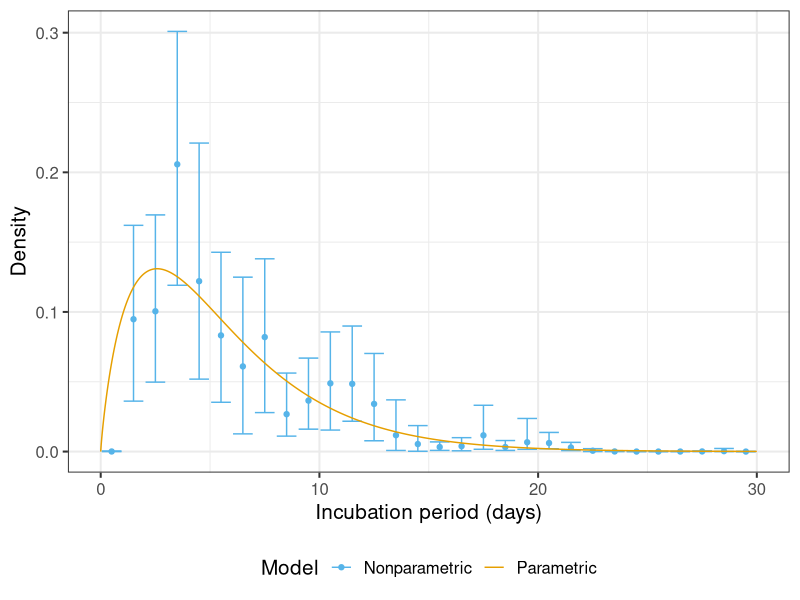
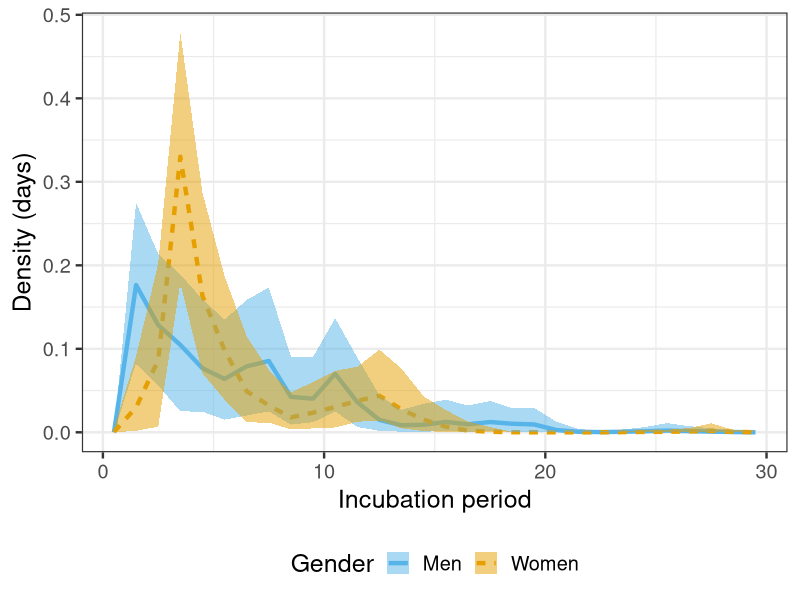
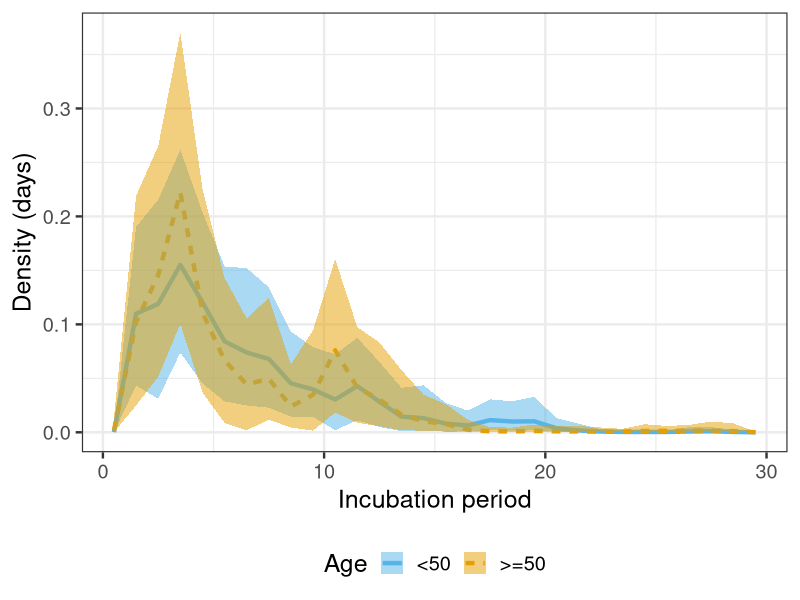

Here is the R script that generated these plots, in order:

library(ggplot2)

df = read.csv("posterior_w.csv",header = F,sep="")
names(df) = c("pos_mean","q025","q975")
df$day = (0:29)+0.5

df$Model <- "Nonparametric"

x = (0:(30*1000))/1000
y = dgamma(x,shape=1.8632188,rate=0.3347591)
df2 = data.frame(x,y)
df2$Model <- "Parametric"

## cbPalette <- c(## "#000000",
##                 "#E69F00", "#56B4E9", "#009E73", "#F0E442", "#0072B2", "#D55E00", "#CC79A7")
p = ggplot(df,aes(x=day,y=pos_mean, color = Model)) + geom_point() + geom_errorbar(aes(ymin=q025,ymax=q975)) + geom_line(data=df2,aes(x=x,y=y)) + scale_color_manual(values = c("#56B4E9", "#E69F00"))
p = p + xlab("Incubation period (days)") + ylab("Density") + theme_bw(base_size = 15) + theme(legend.position = "bottom")

ggsave(filename = "../../../Figures/posterior_of_w.pdf", p)


## Gender
df = read.csv("posterior_w_gender.csv",header = T,sep=",")
df$day = (0:29)+0.5

library(reshape2)
df_long <- melt(df, id.vars = "day")
df_long$Gender <- rep(c("Men", "Women"), each = nrow(df_long) / 2)
df_long$variable <- rep(rep(c("mean", "lower", "upper"), each = nrow(df_long) / 6), 2)
df <- dcast(df_long, Gender + day ~ variable)

library(ggplot2)
p <- ggplot(df, aes(x = day,y = mean, ymin = lower, ymax = upper, fill = Gender, linetype = Gender)) + geom_line(aes(color = Gender), size = 1.5) + geom_ribbon(alpha = 0.5) + scale_color_manual(values = c("#56B4E9", "#E69F00")) + scale_fill_manual(values = c("#56B4E9", "#E69F00")) + theme_bw(base_size = 18) + xlab("Incubation period") + ylab("Density (days)") + theme(legend.position = "bottom")

ggsave(filename = "../../../Figures/posterior_of_w_gender.pdf", p)

## Age
df = read.csv("posterior_w_age.csv",header = T,sep=",")
df$day = (0:29)+0.5

library(reshape2)
df_long <- melt(df, id.vars = "day")
df_long$Age <- rep(c(">=50", "<50"), each = nrow(df_long) / 2)
df_long$variable <- rep(rep(c("mean", "lower", "upper"), each = nrow(df_long) / 6), 2)
df <- dcast(df_long, Age + day ~ variable)

library(ggplot2)
p <- ggplot(df, aes(x = day,y = mean, ymin = lower, ymax = upper, fill = Age, linetype = Age)) + geom_line(aes(color = Age), size = 1.5) + geom_ribbon(alpha = 0.5) + scale_color_manual(values = c("#56B4E9", "#E69F00")) + scale_fill_manual(values = c("#56B4E9", "#E69F00")) + theme_bw(base_size = 18) + xlab("Incubation period") + ylab("Density (days)") + theme(legend.position = "bottom")

ggsave(filename = "../../../Figures/posterior_of_w_age.pdf", p)
